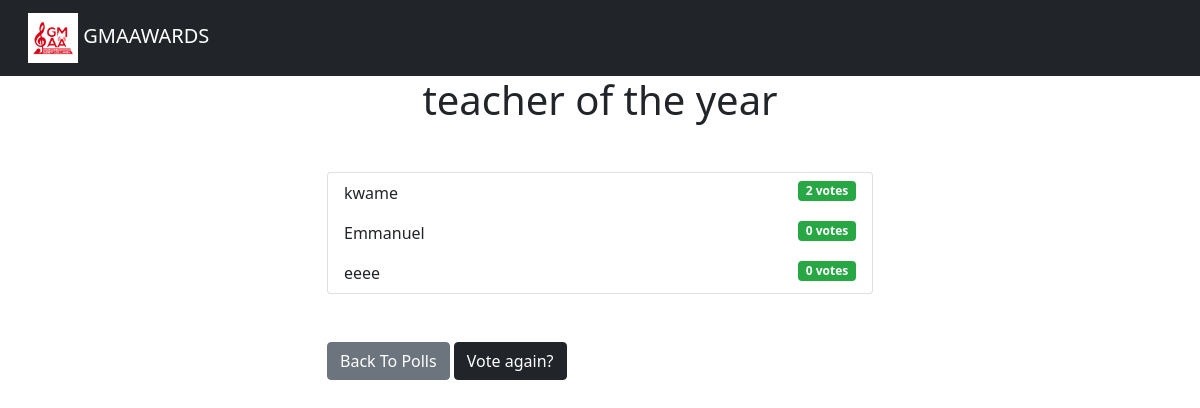
Page /polls/6/results/ on the committed database.
### polls/models.py (models this page shows, shortened)
class Question(models.Model):
    id = models.AutoField(primary_key=True)
    question_text = models.CharField(max_length=200)
    pub_date = models.DateTimeField('date published')

class Choice(models.Model):
    id = models.AutoField(primary_key=True)
    question = models.ForeignKey(Question, on_delete=models.CASCADE)
    choice_text = models.ForeignKey(Contestant, on_delete=models.CASCADE)
    votes = models.IntegerField(default=0)

class Contestant(models.Model):
    id = models.AutoField(primary_key=True)
    Name = models.CharField(max_length=200)
    code =  models.SlugField(max_length=200,unique=True ,null=True ,blank=True)

### polls/views.py (the view)
# urls.py: path('<int:question_id>/results/', views.results, name='results'),
def results(request, question_id):
  question = get_object_or_404(Question, pk=question_id)
  return render(request, 'polls/results.html', { 'question': question })

### templates/polls/results.html
{% extends 'base.html' %} {% block content %}
<h1 class="mb-5 text-center">{{ question.question_text }}</h1>
<ul class="list-group mb-5">
  {% for choice in question.choice_set.all %}
  <li class="list-group-item">
    {{ choice.choice_text.Name }}
    <span class="badge badge-success float-right"
      >{{ choice.votes }} vote{{ choice.votes | pluralize }}</span
    >
  </li>
  {% endfor %}
</ul>
<a class="btn btn-secondary" href="{% url 'polls:index' %}">Back To Polls</a>
<a class="btn btn-dark" href="{% url 'polls:detail' question.id %}"
  >Vote again?</a
>
{% endblock %}

### rows in the picture
Question: question_text "teacher of the year"
Choice: choice_text.Name "kwame", votes "2", votes|pluralize "s"
Choice: choice_text.Name "Emmanuel", votes "0", votes|pluralize "s"
Choice: choice_text.Name "eeee", votes "0", votes|pluralize "s"
